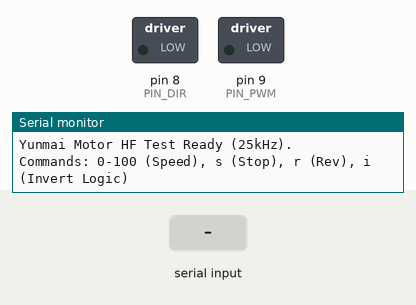
Recording of a sketch running on a simulated Arduino Uno, built with avr-gcc and run on an emulated ATmega328P. Parts: switched loads named in the sketch (green lamp = pin HIGH), the last lines printed to the serial monitor. The test bench sets the inputs (shaded band).

Above: at 1.2 s.
1.3 s: "I\n" received over Serial
At 2.0 s:
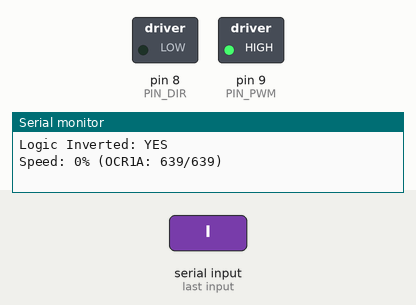
2.8 s: "r90\n" received over Serial
At 3.1 s:
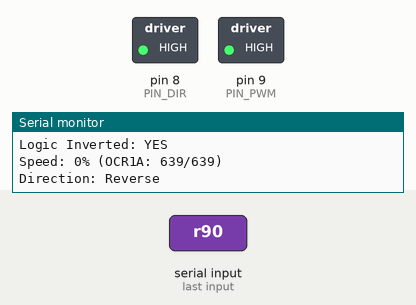
4.3 s: "i90\n" received over Serial
At 5.4 s:
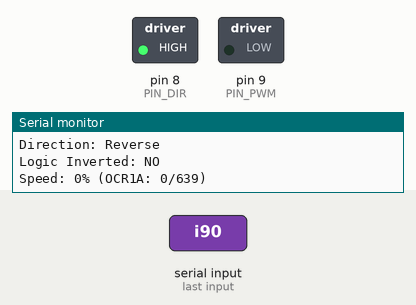
5.8 s: "90,45\n" received over Serial
At 6.6 s:
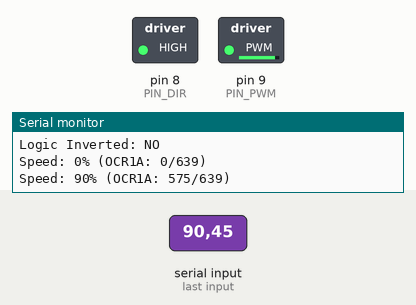
7.3 s: "r,45\n" received over Serial
At 7.7 s:
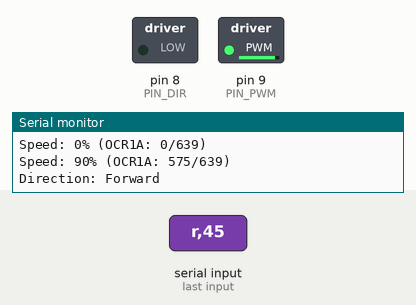
8.8 s: "30,150\n" received over Serial
At 10.1 s:
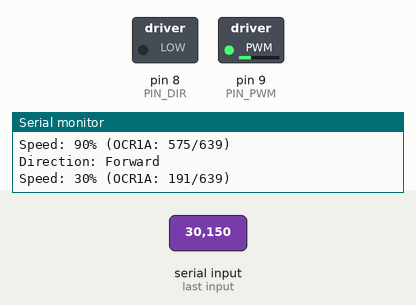
Timing chart, 0 to 11.3 s (numbered marks = the images above; inputs shaded):
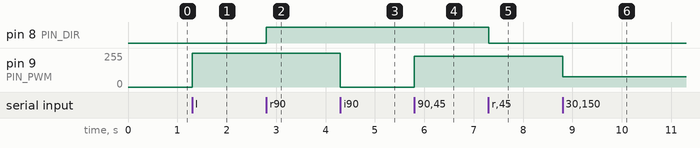

The sketch:

massage_gun_test.ino
```cpp
/*
 * Yunmai Massage Gun Pro - Motor Test Prototype (v2 High Freq)
 *
 * Hardware: Arduino Nano / Uno (ATmega328P)
 *
 * Wiring:
 * - D9 (OC1A) -> Motor PWM (Blue Wire)
 * - D8        -> Motor FR/Direction (Yellow Wire)
 * - GND       -> Motor GND AND Battery GND
 *
 * commands:
 * - 0-100 : Speed %
 * - s     : Stop
 * - r     : Reverse
 * - i     : Toggle Inverted Logic (Debug)
 */

const int PIN_PWM = 9;  // Uses Timer1
const int PIN_DIR = 8;
const int PIN_FG  = 2;

int currentSpeed = 0;
bool direction = false;
bool invertedLogic = false; // Set true if 0V = Max Speed

void setup() {
  Serial.begin(115200);

  pinMode(PIN_PWM, OUTPUT);
  pinMode(PIN_DIR, OUTPUT);
  pinMode(PIN_FG, INPUT_PULLUP);

  // Configure Timer1 for 25kHz PWM on Pin 9
  // Mode 14 (Fast PWM), Prescaler 1
  // ICR1 sets TOP value -> Frequency
  // F_CPU = 16MHz. Target = 25kHz.
  // TOP = 16000000 / (1 * 25000) - 1 = 639
  TCCR1A = 0;
  TCCR1B = 0;
  TCCR1A = (1 << COM1A1) | (1 << WGM11); // Non-inverting mode on Pin 9 (OC1A)
  TCCR1B = (1 << WGM13) | (1 << WGM12) | (1 << CS10); // Fast PWM, Prescaler 1
  ICR1 = 639; // Sets frequency to ~25kHz
  OCR1A = 0;  // 0% Duty Cycle initially

  digitalWrite(PIN_DIR, LOW);

  Serial.println("Yunmai Motor HF Test Ready (25kHz).");
  Serial.println("Commands: 0-100 (Speed), s (Stop), r (Rev), i (Invert Logic)");
}

void loop() {
  if (Serial.available() > 0) {
    String input = Serial.readStringUntil('\n');
    input.trim();
    if (input.length() == 0) return;

    char cmd = input.charAt(0);

    if (cmd == 's' || cmd == 'S') {
      setMotorSpeed(0);
    }
    else if (cmd == 'r' || cmd == 'R') {
      direction = !direction;
      digitalWrite(PIN_DIR, direction);
      Serial.print("Direction: "); Serial.println(direction ? "Reverse" : "Forward");
    }
    else if (cmd == 'i' || cmd == 'I') {
      invertedLogic = !invertedLogic;
      Serial.print("Logic Inverted: "); Serial.println(invertedLogic ? "YES" : "NO");
      setMotorSpeed(currentSpeed); // Re-apply
    }
    else {
      int val = input.toInt();
      val = constrain(val, 0, 100);
      setMotorSpeed(val);
    }
  }
}

void setMotorSpeed(int percent) {
  currentSpeed = percent;
  int duty = 0;

  if (invertedLogic) {
     duty = map(percent, 0, 100, ICR1, 0); // 100% -> 0 count (0V), 0% -> Max count (5V)
  } else {
     duty = map(percent, 0, 100, 0, ICR1); // 0% -> 0 count (0V), 100% -> Max count (5V)
  }

  OCR1A = duty; // Update Timer Compare Register directly

  Serial.print("Speed: "); Serial.print(percent);
  Serial.print("% (OCR1A: "); Serial.print(duty);
  Serial.print("/"); Serial.print(ICR1);
  Serial.println(")");
}
```

Measured:
- after the input at 1.3 s, pin 9 (PIN_PWM): 0/255 → 255/255 at once
- after the input at 2.8 s, pin 8 (PIN_DIR): LOW → HIGH at once
- after the input at 4.3 s, pin 9 (PIN_PWM): 255/255 → 0/255 at once
- after the input at 5.8 s, pin 9 (PIN_PWM): 0/255 → 229/255 at once
- after the input at 7.3 s, pin 8 (PIN_DIR): HIGH → LOW at once
- after the input at 8.8 s, pin 9 (PIN_PWM): 229/255 → 76/255 at once
